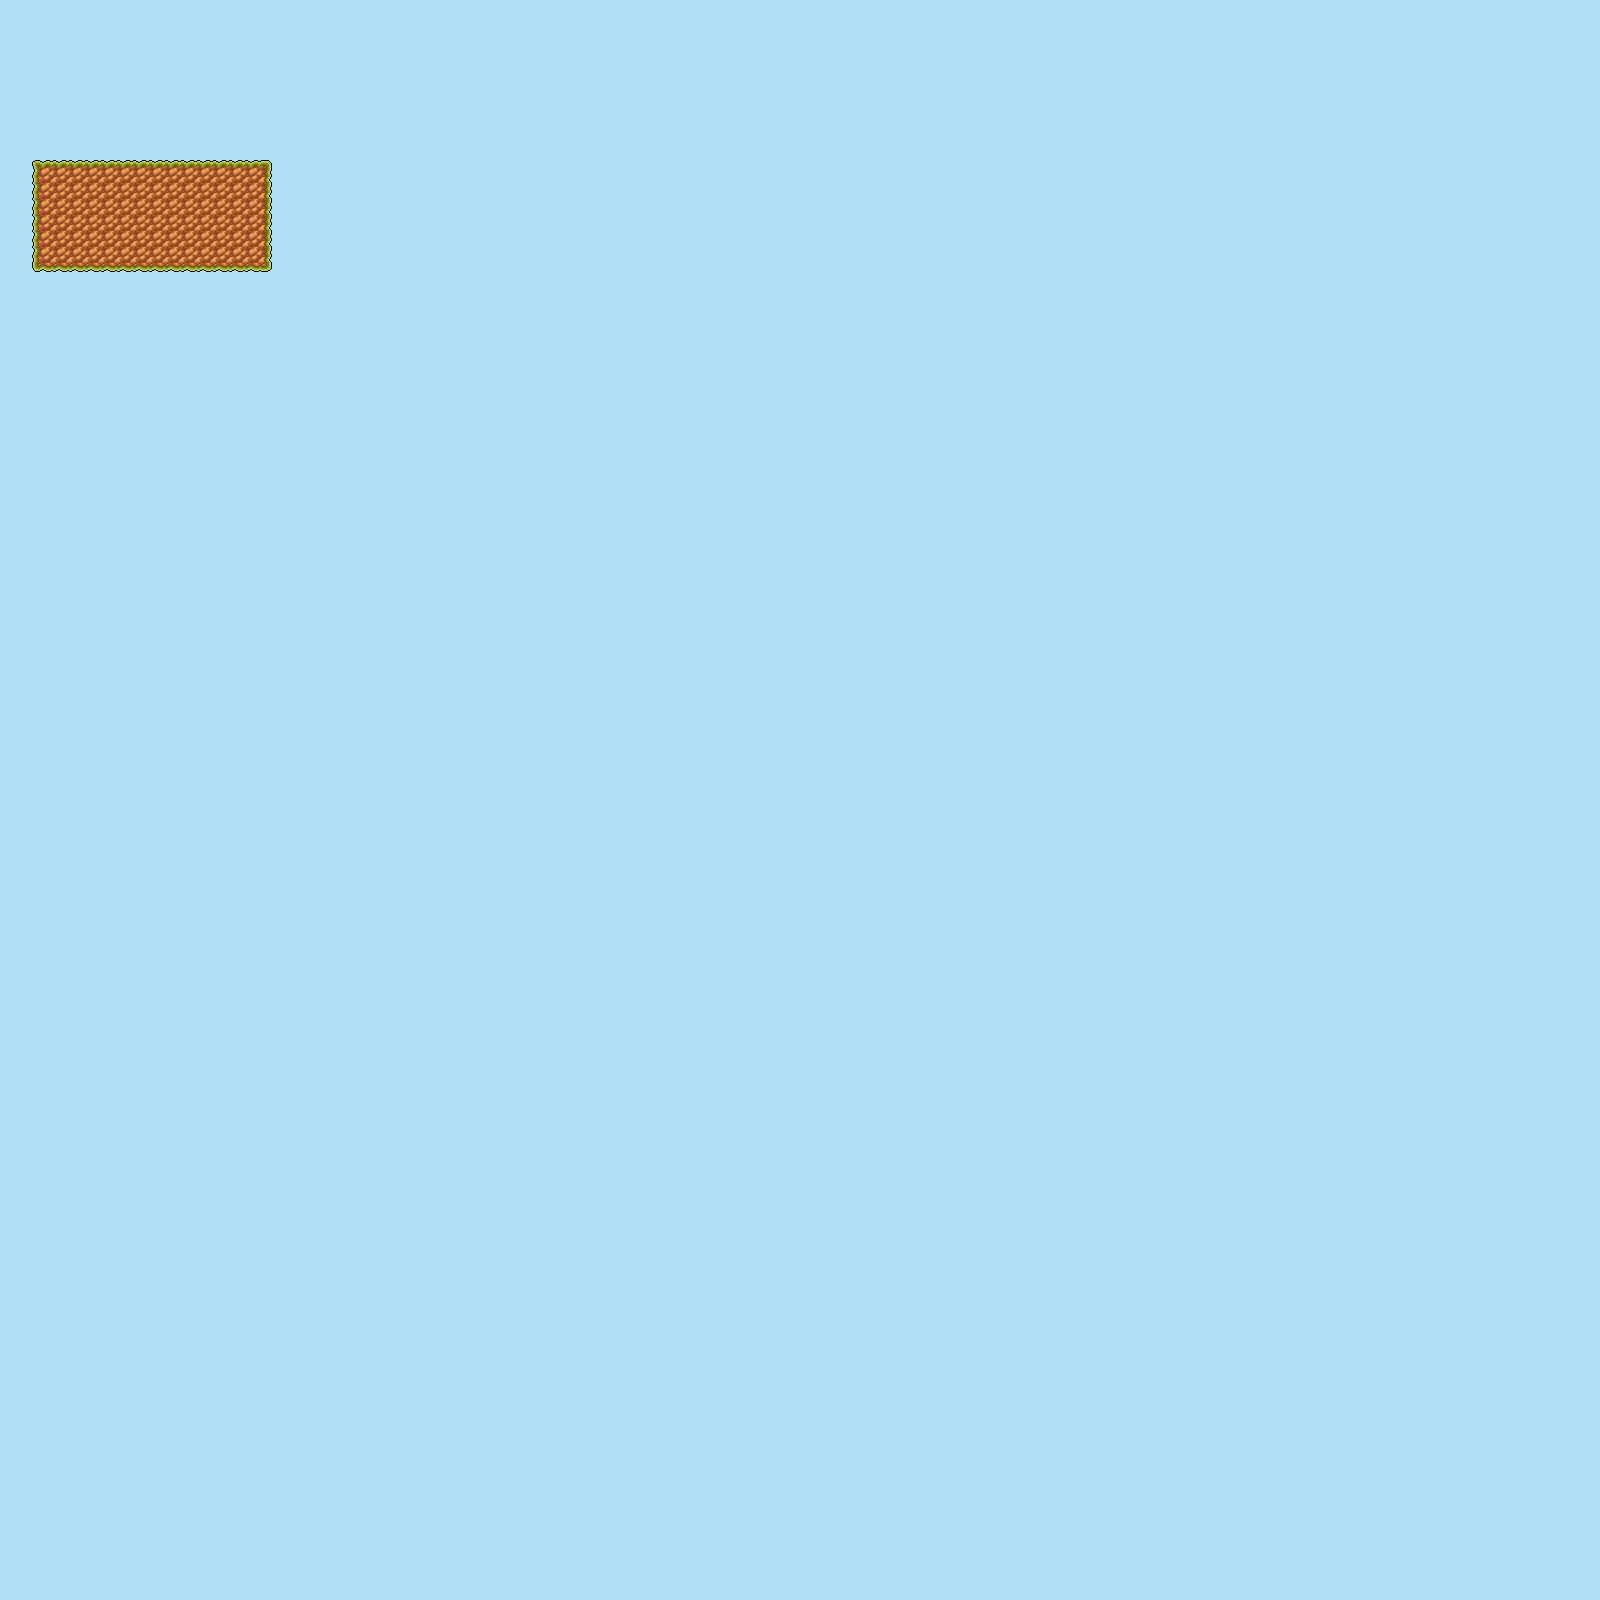

The image is a tile-based game level rendered from a .tmx file. Its description and source (layers, tilesets, objects; grid data summarised) follow:
An orthogonal 100x100 tile map with 16x16 px tiles, 1 tile layer (Calque de Tile 1) and 1 object.

<map version="1.0" orientation="orthogonal" width="100" height="100" tilewidth="16" tileheight="16">
 <tileset firstgid="1" name="tileset01" tilewidth="16" tileheight="16" spacing="2" margin="2">
  <image source="sma4_tiles.png" width="982" height="452" />
 </tileset>
 <layer name="Calque de Tile 1" width="100" height="100">
  <data>[10000 cells, 10000 non-empty, 10 distinct tile ids]</data>
 </layer>
 <objectgroup name="Calque d'objets 1" width="100" height="100">
  <object x="34" y="163" width="234" height="105" />
 </objectgroup>
</map>
